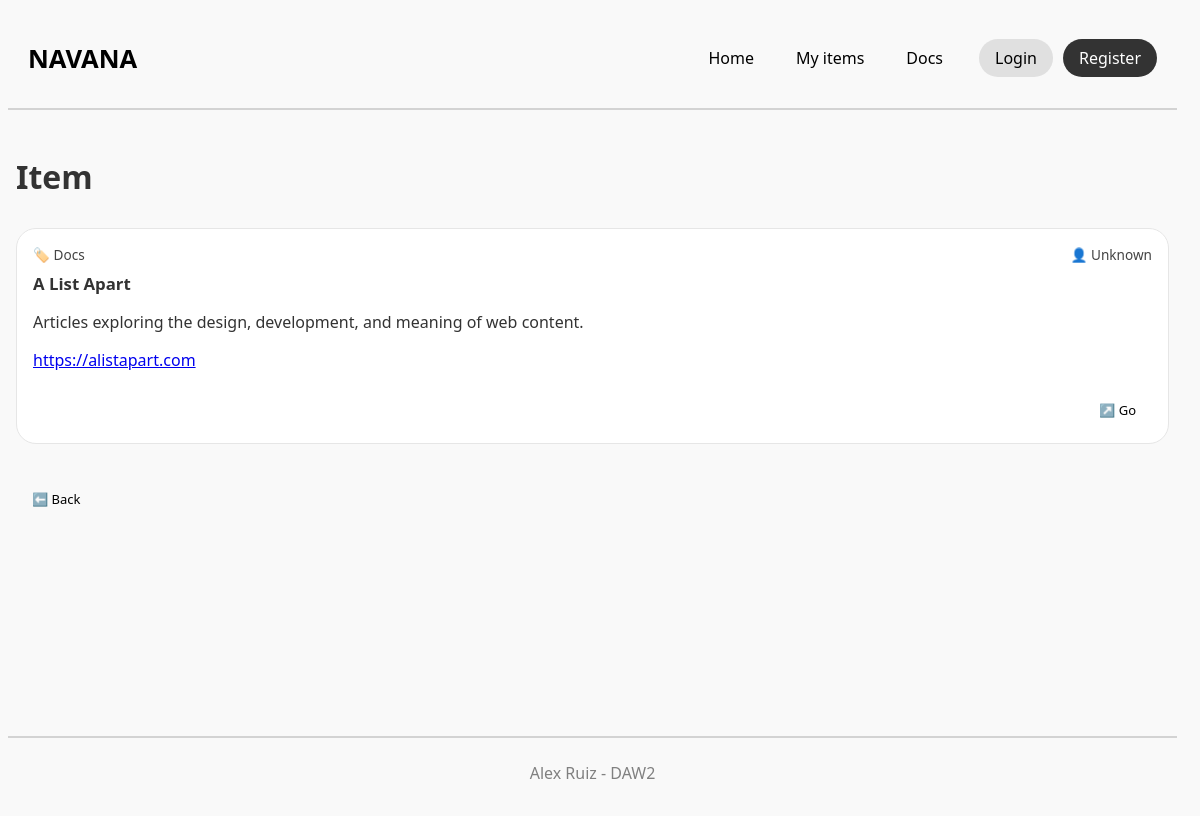
Screenshot of /app/view/form_view.php?id=18 with the database file from the repository.
### tables this page shows
CREATE TABLE items (
    id INT AUTO_INCREMENT PRIMARY KEY,
    title VARCHAR(100) NOT NULL,
    description TEXT NOT NULL,
    link TEXT NOT NULL,
    tag VARCHAR(50) NULL,
    created_at TIMESTAMP DEFAULT CURRENT_TIMESTAMP,
    updated_at TIMESTAMP DEFAULT CURRENT_TIMESTAMP ON UPDATE CURRENT_TIMESTAMP,
    user_id INT NULL,
    INDEX (user_id),
    CONSTRAINT fk_items_users FOREIGN KEY (user_id) REFERENCES users(id) ON DELETE SET NULL
);

### app/model/connection.php (called while the page is built)
<?php
class Connection {
    public static function getConnection() {
        try {
            $conn = new PDO('mysql:host=localhost;dbname=Pt04_Alex_Ruiz', 'root', '');
            $conn->setAttribute(PDO::ATTR_ERRMODE, PDO::ERRMODE_EXCEPTION);
            return $conn;
        } catch (PDOException $e) {
            die("Error de connexió: " . $e->getMessage());
        }
    }
}
?>

### app/model/services/ItemService.php (called while the page is built, shortened)
<?php
require_once __DIR__ . '/../dao/ItemDAO.php';
require_once __DIR__ . '/../entities/Item.php';
class ItemService {
    private $dao;
    public function __construct() {
        $this->dao = new ItemDAO();
    }
    public function getItemById($id) {
        return $this->dao->getById($id);
    }
}
?>

### app/model/dao/ItemDAO.php (called while the page is built, shortened)
<?php
require_once __DIR__ . '/../connection.php';
require_once __DIR__ . '/../entities/Item.php';
class ItemDAO {
    private $conn;
    public function __construct() {
        $this->conn = Connection::getConnection();
    }
    public function getById($id) {
        $stmt = $this->conn->prepare("SELECT * FROM items WHERE id=?");
        $stmt->execute([$id]);
        $row = $stmt->fetch(PDO::FETCH_ASSOC);
        if ($row) {
            return new Item(
                $row['id'],
                $row['title'],
                $row['description'],
                $row['link'],
                isset($row['tag']) ? $row['tag'] : '',
                isset($row['created_at']) ? $row['created_at'] : '',
                isset($row['updated_at']) ? $row['updated_at'] : '',
                isset($row['user_id']) ? $row['user_id'] : null
            );
        }
        return null;
    }
}
?>

### app/model/entities/Item.php (called while the page is built, shortened)
<?php
class Item {
    private $title;
    private $description;
    private $link;
    private $tag;
    private $user_id;
    public function __construct($id = null, $title = '', $description = '', $link = '', $tag = '', $created_at = '', $updated_at = '', $user_id = null) {
        $this->title = $title;
        $this->description = $description;
        $this->link = $link;
        $this->tag = $tag;
        $this->user_id = $user_id;
    }
    public function getTitle() {
        return $this->title;
    }
    public function getDescription() {
        return $this->description;
    }
    public function getLink() {
        return $this->link;
    }
    public function getTag() {
        return $this->tag;
    }
    public function getUserId() {
        return $this->user_id;
    }
}
?>

### app/view/form_view.php (the view, shortened to what this page needs)
<?php
require_once __DIR__ . '/../model/services/ItemService.php';
$service = new ItemService();
$item = $service->getItemById($_GET['id']);
$userDao = new UserDAO();
$author = $item && $item->getUserId() ? $userDao->findById($item->getUserId()) : null;
?>
<!DOCTYPE html>
<html lang="en">
<head>
<link rel="stylesheet" href="../../styles.css">
</head>
<body>
    <?php
    include __DIR__ . '/layout/header.php';
    ?>
    <div class="container">
        <h1>Item</h1>
        <article class="card">
            <div class="row meta">
                <span><?= $item->getTag() !== '' ? '🏷️ '.htmlspecialchars($item->getTag()) : '🏷️ -' ?></span>
                <span><?= $author ? '👤 '.htmlspecialchars($author->getUsername()) : '👤 Unknown' ?></span>
            </div>
            <h3><?= htmlspecialchars($item->getTitle()) ?></h3>
            <p><?= htmlspecialchars($item->getDescription()) ?></p>
            <a href="<?= htmlspecialchars($item->getLink()) ?>" target="_blank" rel="noopener noreferrer"><?= htmlspecialchars($item->getLink()) ?></a><br>
            <div class="actions">
                <a class="ghost-btn" href="<?= htmlspecialchars($item->getLink()) ?>" target="_blank" rel="noopener noreferrer">↗️ Go</a>
            </div>
        </article>
        <br>
        <div class="actions">
            <a class="ghost-btn" href="list.php">⬅️ Back</a>
        </div>
    </div>
    <?php
        include __DIR__ . '/layout/footer.php';
    ?>
</body>
</html>

### styles.css (style rules this page uses)
html { margin: 0; padding: 0; box-sizing: border-box; scrollbar-gutter: stable; }
body { font-family: system-ui, -apple-system, BlinkMacSystemFont, 'Segoe UI', Roboto, Oxygen, Ubuntu, Cantarell, 'Open Sans', 'Helvetica Neue', sans-serif; background-color: #f9f9f9; color: #333; display: flex; flex-direction: column; min-height: 100vh; overflow-x: hidden; }
.container { display: flex; flex-direction: column; max-width: 1200px; margin: 1rem auto; overflow: auto; border-radius: 20px; gap: .5rem; flex: 1 0 auto; width: 100%; padding: 0.5rem; padding-bottom: 2rem; box-sizing: border-box; }
.ghost-btn { display: inline-flex; align-items: center; padding: 0.5rem 1rem; background: none; text-decoration: none; transition: background-color 0.3s, color 0.3s; width: fit-content; height: fit-content; color: black; font-size: small; white-space: nowrap; border-radius: 20px; }
.card { display: flex; flex-direction: column; border: 1px solid #e6e6e6; padding: 1rem; background: #fff; max-width: 100%; border-radius: 20px; }
.card h3 { margin: 0; font-size: 1.05rem; }
.card .meta { font-size: .85rem; color: #444; }
.card .actions { margin-top: auto; display: flex; gap: .5rem; flex-wrap: wrap; justify-content: end; }
.meta { font-size: 0.875rem; color: #666; margin-bottom: 0.5rem; }
h3 { font-size: 1.25rem; margin: 0.5rem 0; }
.actions { display: flex; gap: 0.5rem; flex-wrap: wrap; }
.row { display: flex; flex-direction: row; justify-content: space-between; }

### rows the page displays
items: tag "Docs", title "A List Apart", description "Articles exploring the design, development, and meaning of web content.", link "https://alistapart.com"
